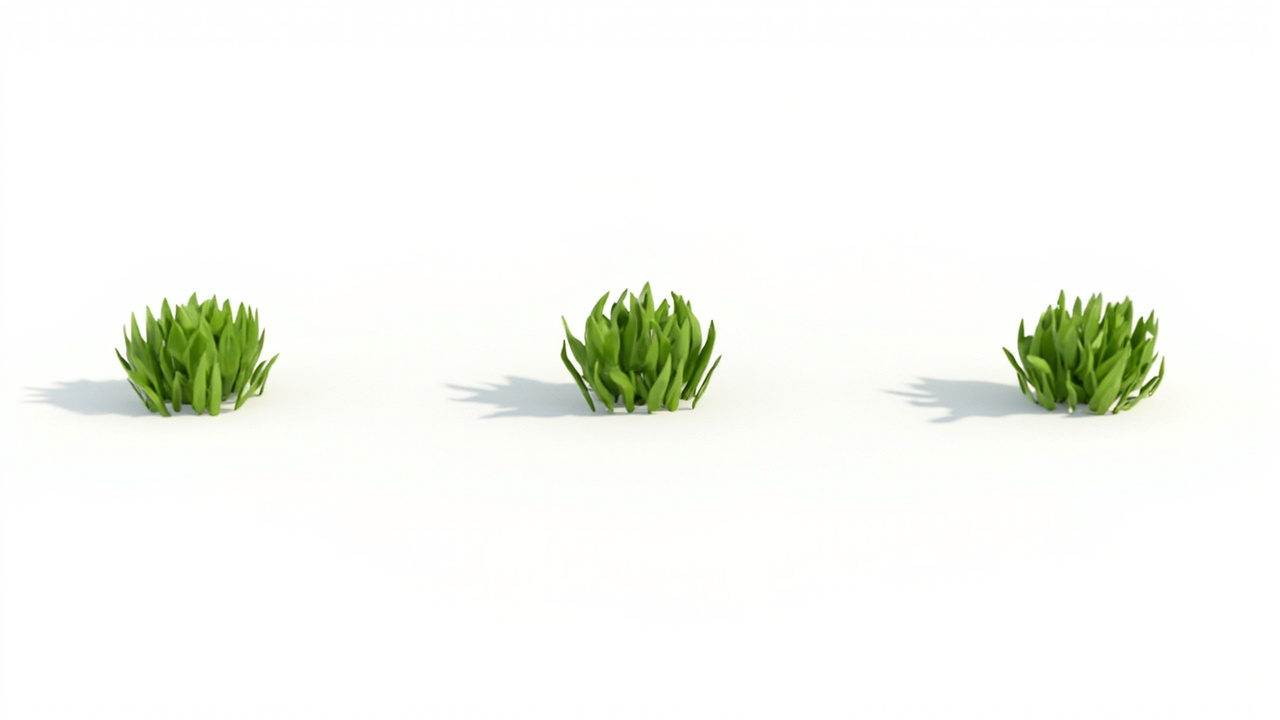
#> input picture skills/3d-asset-pipeline/scripts/testdata/prop_grass_light_sheet.png, 1280 x 720 px
$ python -i threeview.py   (imports and definitions only)
#> lines starting #> are read from the running program, lines starting #| are printed output that depends on the picture; after the words box and inside, x2 and y2 are one past the last pixel; in counts of white or black regions, pixels touching at a corner belong together
#!/usr/bin/env python3
"""出三视图：一次 turnaround sheet → 裁成 front / side / back。

用法:
    python3 threeview.py --desc "Hoshimi Miyabi, blonde, white+crimson jacket" -o out/miyabi
    python3 threeview.py --desc "..." -o out/x --ref-url https://.../ref.png

    # 批量：一份元素清单（树/岩/屋/草…）一次跑完，-o 当输出目录用
    python3 threeview.py --list elements.json -o out/scene --sleep 6
    python3 threeview.py --list elements.json -o out/scene --dry-run   # 只打印计划，不调接口

产物:
    <out>_sheet.png   三人并排原图
    <out>_front.png   左块（正面）
    <out>_side.png    中块（侧面）
    <out>_back.png    右块（背面）
    <out>_manifest.json
    批量模式额外产出 <outdir>/_batch_manifest.json

为什么是「一次出图再裁」而不是「三次分别出图」：实测见 references/threeview-decision.md。
简单说：三次独立采样角色会漂，一次出图更省 2/3 次数。
"""

from __future__ import annotations

import argparse
import json
import shutil
import sys
import time
from pathlib import Path

import numpy as np

sys.path.insert(0, str(Path(__file__).parent))
import mmclient as mm
from PIL import Image

# 显式逐个位置指定朝向 + 显式压制文字，这两个都是实测踩出来的，删了就会出 A-v1 那种
# 「正面+两个侧面、没有背面」或者「图上带小字标注」的废图。
SHEET_SUFFIX = (
    "A three-view character model sheet on a pure white background. "
    "Exactly three separate full-body figures, evenly spaced in one row, all the same height, "
    "standing on the same ground line, all wearing the identical costume with identical hair and colors. "
    "Left figure shows the FRONT of the character facing the viewer. "
    "Middle figure shows the character in SIDE PROFILE facing left. "
    "Right figure shows the BACK of the character, we see the back of her head and her back, not her face. "
    "Plain orthographic views, flat even studio lighting, no shadows, "
    "absolutely no text, no letters, no numbers, no labels, no watermark, no signature, no border."
)

# 场景元素（树/岩/屋/草）不能套上面那段：那里写的是「full-body figures」「the BACK of her head」，
# 拿去出树会稳定跑偏。教程《HD-3D场景生成/模型生成提示词.txt》对这类元素要求的是
# **正交正视 / 正交右侧 / 正交顶**，所以这里单独一套措辞，视图也从 back 换成 top。
PROP_SHEET_SUFFIX = (
    "Three-view orthographic model sheet of ONE object on a pure white background. "
    "Exactly three renderings of the SAME object, evenly spaced in one row, identical in size and color. "
    "Left: orthographic FRONT view, camera perpendicular to the front face. "
    "Middle: orthographic RIGHT SIDE view. Right: orthographic TOP view, camera straight down. "
    "No perspective, no tilt, no rotation. Each rendering stays inside its own third of the image "
    "and does not touch or overlap its neighbours; wide empty white gaps between them. "
    "Nothing cut off, nothing floating, no ground line, no baseline, no horizon, "
    "no shadow joining them, no frame, no grid, no divider, no people. "
    "Flat even studio lighting. "
    "No text, no letters, no numbers, no labels, no watermark, no signature, no border."
)

# 第 2 次起追加这段。实测：薄物体（路灯杆）第一次常被画成「只画一个视图」，
# 或在画面左右边缘留两小块杂物，导致 band 数变成 1 或 4。重试时把数量和留白再钉一遍，
# 比原样重试有效得多。**不用「凑够 3 段就硬切」那套**——切错比报错更贵。
RETRY_SUFFIX = (
    "IMPORTANT: exactly THREE copies, no more, no fewer, wide empty gaps between them. "
    "Keep the left and right edges of the image completely empty."
)

VIEWS = ("front", "side", "back")
PROP_VIEWS = ("front", "side", "top")

CHARACTER_KINDS = ("character", "character_sheet", "角色")


# 默认 kind 显式定成 character：单元素模式（只有 --desc）一直是角色三视图，
# 保持默认即保持旧行为不变。**批量清单里不给 kind 会落到 "prop"**（见 resolve_plan），
# 因为场景元素才是批量这条路的实际用途。两套默认值曾经不一致，已统一成显式默认值。
DEFAULT_KIND = "character"


def views_for_kind(kind: str = DEFAULT_KIND) -> tuple:
    return VIEWS if kind in CHARACTER_KINDS else PROP_VIEWS


def suffix_for_kind(kind: str = DEFAULT_KIND) -> str:
    return SHEET_SUFFIX if kind in CHARACTER_KINDS else PROP_SHEET_SUFFIX


def build_prompt(desc: str, style: str, kind: str = DEFAULT_KIND) -> str:
    return f"{desc}. {style}. {suffix_for_kind(kind)}"


# 「墨」的灰度阈值。**245 是错的**，本轮拿 23 张实测 sheet 扫出来的：
# 245 会把物体下方大片柔和投影也算成墨，于是三个物体之间的白缝被阴影桥接成一片，
# 整张图只剩 1 条带（实测岩石那张 VLM 确认是 3 块石头，检测器只切出 2 段）。
# 200 在全语料上是严格改进：4 张原本误判的变 3，所有原本正确的仍是 3。
# **不能再往深调**：180 会把浅色元素（草地）切碎，160/140 直接切出 0 段。
INK_THRESHOLD_DEFAULT = 200


def detect_bands(img, ink_threshold: int = INK_THRESHOLD_DEFAULT,
                 min_width: float = 0.02, min_gap: float = 0.03) -> list:
    """从 sheet 里切出**实际**的主体列区间，不要无脑三等分。

    实测踩坑：模型有时画 3 个、有时 6 个、有时把中间那个朝向画错。
    无脑三等分碰上 6 个就直接切错人。
    做法：按列算"有没有墨"，再把连续墨段并成 band，段间小缝隙合并。
    返回 [(left, right), ...]，left/right 是像素列号。
    """
    import numpy as np

    g = np.array(img.convert("L"))
    ink = (g < ink_threshold)
    col_has_ink = ink.sum(axis=0) >= 2  # 容忍零星噪点
    W = img.size[0]
    min_w = max(int(W * min_width), 4)
    min_gap_px = max(int(W * min_gap), 4)

    bands = []
    start = None
    for x, has in enumerate(col_has_ink):
        if has and start is None:
            start = x
        elif not has and start is not None:
            bands.append((start, x))
            start = None
    if start is not None:
        bands.append((start, W))

    # 合并靠得太近的段（可能是同一人物的剑/飘带被切开）
    merged = []
    for b in bands:
        if merged and b[0] - merged[-1][1] < min_gap_px:
            merged[-1] = (merged[-1][0], b[1])
        else:
            merged.append(b)
    return [b for b in merged if b[1] - b[0] >= min_w]


def cut_sheet(sheet_path: Path, out_stem: Path, out_dir: Path = None, views=VIEWS,
              ink_threshold: int = INK_THRESHOLD_DEFAULT) -> dict:
    """按实际主体区间裁切。band 数不等于视图数时直接报错，绝不硬切。"""
#> called with sheet_path = 'testdata/prop_grass_light_sheet.png', out_stem = 'out.png', views = ('front', 'side', 'back'), ink_threshold = 200
    im = Image.open(sheet_path).convert("RGB")
#> im is the input picture: PIL image 1280x720 RGB; mean R, G, B 246.7, 248.4, 243.2
    W, H = im.size
#> W = 1280; H = 720
    bands = detect_bands(im, ink_threshold=ink_threshold)
#> in detect_bands, `g = np.array(img.convert("L"))`:
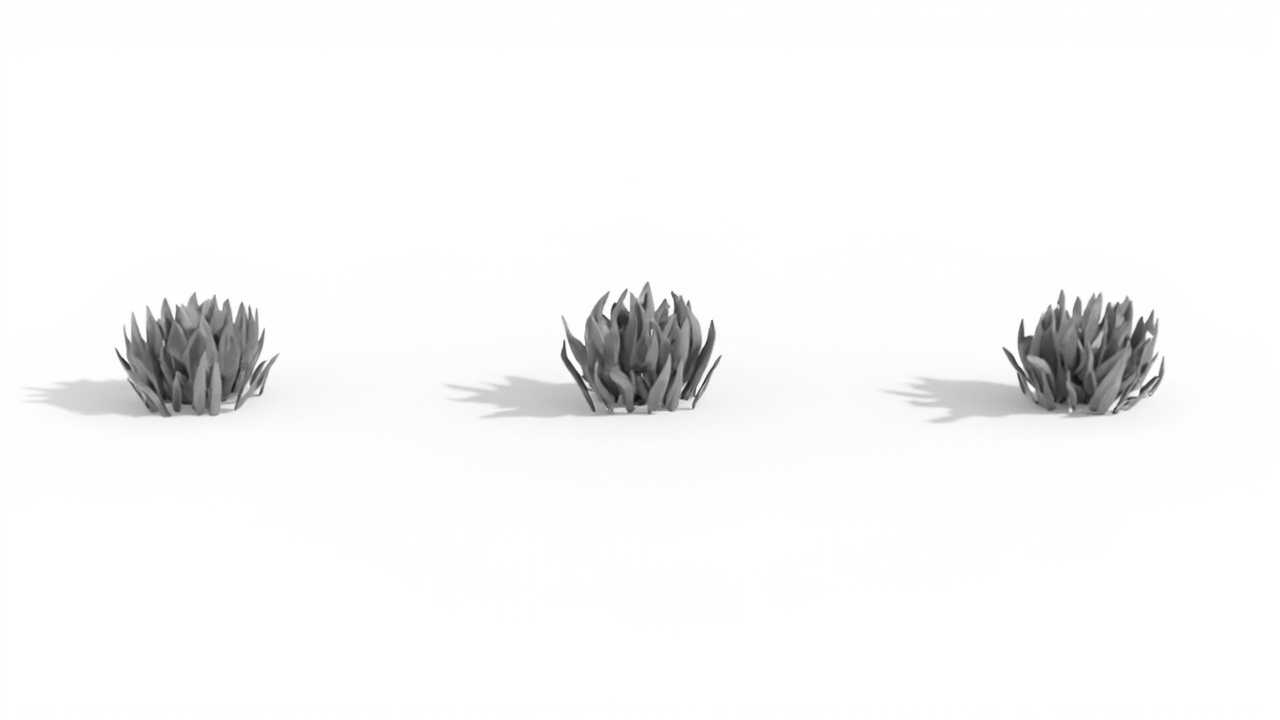
#> g: shape (720, 1280); min 16, max 255, mean 247.3
#> in detect_bands, `ink = (g < ink_threshold)`:
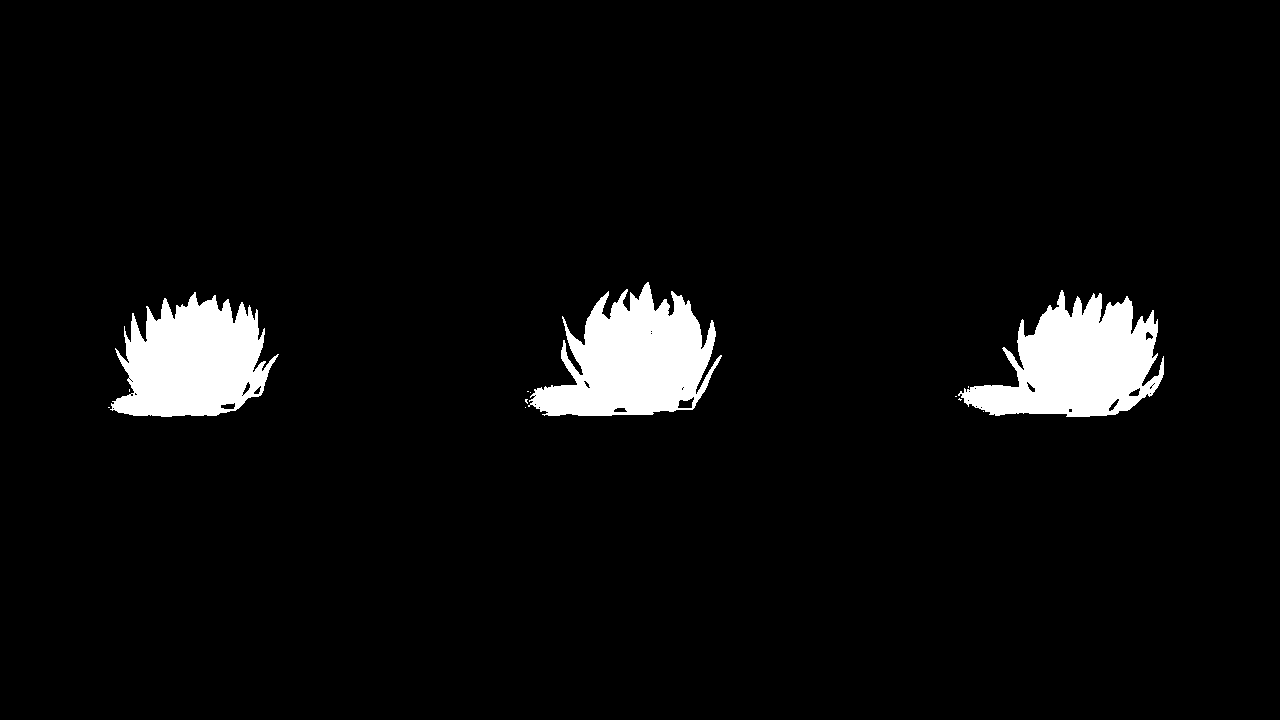
#> ink: shape (720, 1280) bool; 4.8% white; 13 white regions (10 under 20 px), largest, box (x1, y1, x2, y2) and area: (528, 282, 722, 416) 15342, (958, 290, 1164, 417) 15182, (110, 292, 279, 417) 13988
#> after the loop in detect_bands, `for x, has in enumerate(col_has_ink):`: bands = [(111, 278), (525, 722), (958, 1164)]
#> the loop in detect_bands, `for b in bands:` made 3 passes
#> bands = [(111, 278), (525, 722), (958, 1164)]
    if len(bands) != len(views):
        raise ValueError(f"期望 {len(views)} 个主体，实测 {len(bands)} 个: {bands}（模型没照排，重试）")

    out = {"sheet_size": [W, H], "bands": bands, "views": list(views),
           "ink_threshold": ink_threshold, "panels": {}}
    for (left, right), name in zip(bands, views):
        p = (out_dir or out_stem.parent) / f"{out_stem.name}_{name}.png"
        im.crop((left, 0, right, H)).save(p)
        out["panels"][name] = {"path": str(p), "size": [right - left, H],
                               "band": [left, right], "bytes": p.stat().st_size}
#> this loop made 1 pass
#> after the loop, out = 5 items

    # 每格的实际墨迹高度。用途见下面的 top_view_height_ratio 告警：
    # 真顶视图是「从上往下看」，投影高度必然明显小于正/侧面；
    # 若第三格和第一格一样高，它就不是顶视图，多半是模型又画了一个立面。
    gray = np.array(im.convert("L"))
    heights = {}
    for (left, right), name in zip(bands, views):
        seg = gray[:, left:right]
        rows = np.where((seg < ink_threshold).sum(axis=1) >= 2)[0]
        heights[name] = int(rows.max() - rows.min()) if len(rows) else 0
    out["panel_ink_heights"] = heights

    widths = {n: v["size"][0] for n, v in out["panels"].items()}
    out["panel_widths"] = widths
    warnings = []
    if "side" in widths and "front" in widths:
        out["side_narrower_than_front"] = widths["side"] < widths["front"]
        if not out["side_narrower_than_front"]:
            warnings.append("中间块不比正面窄，很可能不是侧面；请人眼/VLM 复核")
    if "top" in heights and "front" in heights and heights["front"]:
        ratio = heights["top"] / heights["front"]
        out["top_view_height_ratio"] = round(ratio, 3)
        if ratio >= 0.7:
            warnings.append(
                f"第三格墨迹高度是第一格的 {ratio:.2f} 倍（>=0.7），它大概率不是顶视图，"
                f"而是模型又画了一个立面；顶视投影高度本应明显更矮。已照排但语义可能错，必须人眼/VLM 复核")
    if warnings:
        out["warning"] = "；".join(warnings)
    return out


# ------------------------------------------------------------------ 批量

DEFAULT_STYLE = "anime game character, cel shaded, full body, no background props"

# 实测硬约束：接口拒绝 length >= 1500 的 prompt，报
# `image_generation: status_code=2013 invalid params, prompt length must be less than 1500`。
# 这条不是文档里写的，是本轮跑批量时被拒才知道的。留 80 字余量（不同模型限制可能不同）。
MAX_PROMPT_CHARS = 1420


class PromptTooLong(ValueError):
    """提示词超长。**别重试**——重试用的是同一段超长文本，再试一次只是再拒一次。"""


# [294 lines left out: functions load_list, resolve_plan, prompt_for_attempt, run_one, run_batch, main, not called in this run]


# [2 lines not run here, left out]

#> (the run stopped early here; a loop or call above may not have finished)

$ run again, on skills/3d-asset-pipeline/scripts/testdata/prop_rock_3objects_shadowed_sheet.png
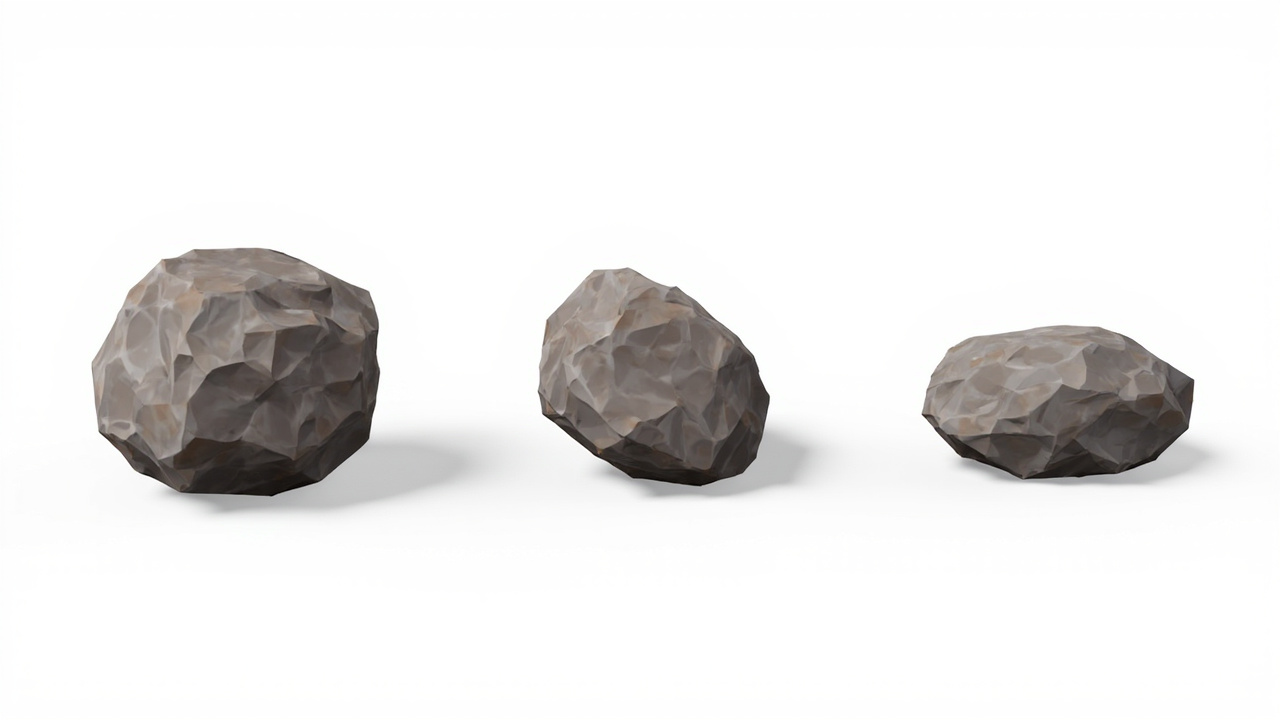
#> input picture skills/3d-asset-pipeline/scripts/testdata/prop_rock_3objects_shadowed_sheet.png, 1280 x 720 px
#> in cut_sheet, im is the input picture: PIL image 1280x720 RGB; mean R, G, B 232.5, 231.4, 230.6
#> in detect_bands, `ink = (g < ink_threshold)`:
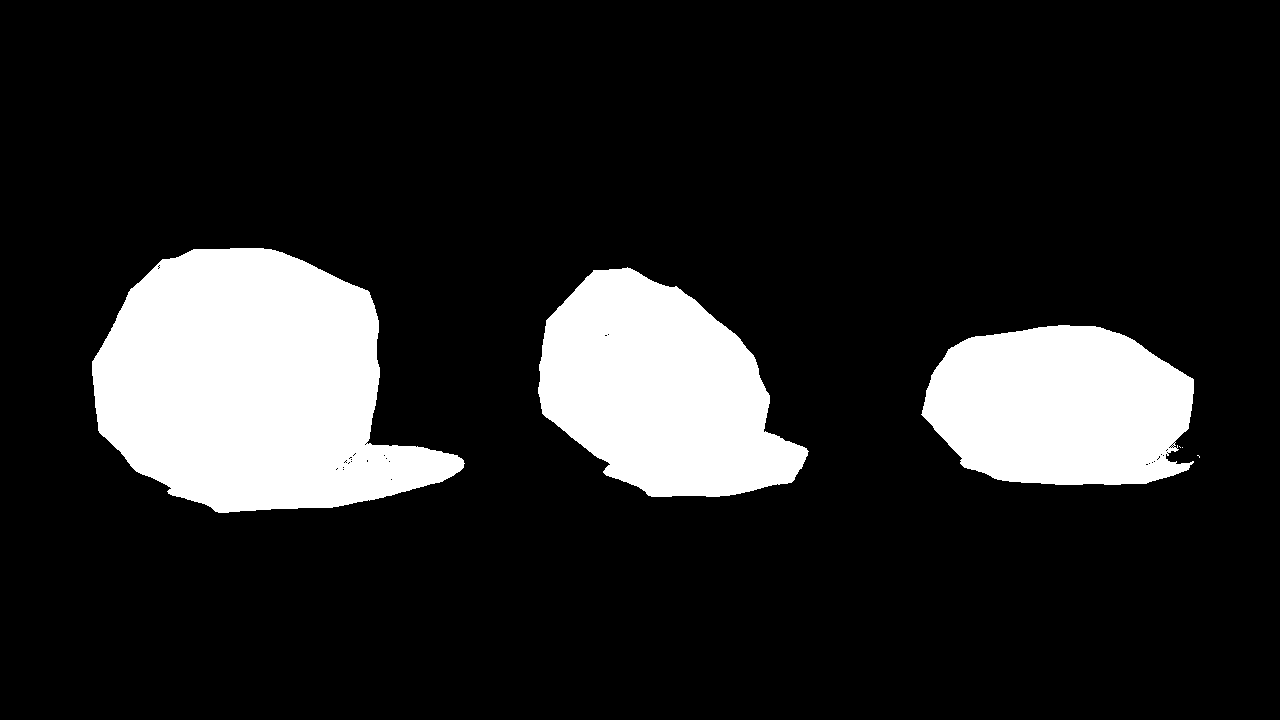
#> ink: shape (720, 1280) bool; 15.5% white; 6 white regions (3 under 20 px), largest, box (x1, y1, x2, y2) and area: (92, 248, 465, 513) 66396, (538, 267, 809, 497) 41227, (921, 325, 1194, 485) 35120
#> after the loop in detect_bands, `for x, has in enumerate(col_has_ink):`: bands = [(92, 464), (538, 808), (922, 1194), (1199, 1200)]
#> the loop in detect_bands, `for b in bands:` made 4 passes
#> after the loop in detect_bands, `for b in bands:`: merged = [(92, 464), (538, 808), (922, 1200)]
#> the loop in cut_sheet, `for (left, right), name in zip(bands, views):` made 1 pass
#> after the loop in cut_sheet, `for (left, right), name in zip(bands, views):`: out = 5 items
